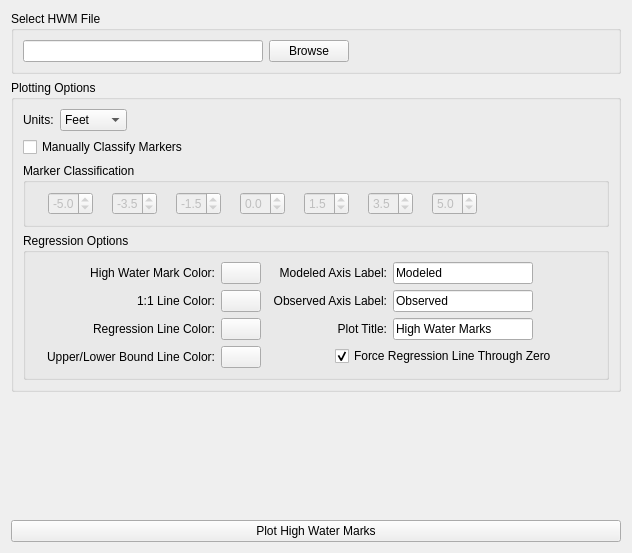
          <widget class="QWidget" name="tab_hwmData">
           <attribute name="title">
            <string>Data</string>
           </attribute>
           <layout class="QVBoxLayout" name="verticalLayout_15">
            <item>
             <widget class="QGroupBox" name="group_hwmfile">
              <property name="title">
               <string>Select HWM File</string>
              </property>
              <layout class="QHBoxLayout" name="horizontalLayout_18">
               <item>
                <layout class="QHBoxLayout" name="horizontalLayout_9">
                 <item>
                  <widget class="QLineEdit" name="Text_HWMFile"/>
                 </item>
                 <item>
                  <widget class="QPushButton" name="browse_hwm">
                   <property name="text">
                    <string>Browse</string>
                   </property>
                  </widget>
                 </item>
                 <item>
                  <spacer name="horizontalSpacer_15">
                   <property name="orientation">
                    <enum>Qt::Horizontal</enum>
                   </property>
                   <property name="sizeHint" stdset="0">
                    <size>
                     <width>260</width>
                     <height>20</height>
                    </size>
                   </property>
                  </spacer>
                 </item>
                </layout>
               </item>
              </layout>
             </widget>
            </item>
            <item>
             <widget class="QGroupBox" name="group_outerhwmclass">
              <property name="title">
               <string>Plotting Options</string>
              </property>
              <layout class="QVBoxLayout" name="verticalLayout_12">
               <item>
                <layout class="QHBoxLayout" name="horizontalLayout_35">
                 <item>
                  <widget class="QLabel" name="label_hwmunits">
                   <property name="text">
                    <string>Units:</string>
                   </property>
                  </widget>
                 </item>
                 <item>
                  <widget class="QComboBox" name="combo_hwmunits">
                   <item>
                    <property name="text">
                     <string>Feet</string>
                    </property>
                   </item>
                   <item>
                    <property name="text">
                     <string>Meters</string>
                    </property>
                   </item>
                  </widget>
                 </item>
                 <item>
                  <spacer name="horizontalSpacer_6">
                   <property name="orientation">
                    <enum>Qt::Horizontal</enum>
                   </property>
                   <property name="sizeHint" stdset="0">
                    <size>
                     <width>40</width>
                     <height>20</height>
                    </size>
                   </property>
                  </spacer>
                 </item>
                </layout>
               </item>
               <item>
                <widget class="QSplitter" name="splitter_2">
                 <property name="orientation">
                  <enum>Qt::Horizontal</enum>
                 </property>
                 <widget class="QCheckBox" name="check_manualHWM">
                  <property name="maximumSize">
                   <size>
                    <width>16777215</width>
                    <height>20</height>
                   </size>
                  </property>
                  <property name="text">
                   <string>Manually Classify Markers</string>
                  </property>
                 </widget>
                </widget>
               </item>
               <item>
                <widget class="QGroupBox" name="group_hwmclass">
                 <property name="title">
                  <string>Marker Classification</string>
                 </property>
                 <property name="flat">
                  <bool>false</bool>
                 </property>
                 <property name="checkable">
                  <bool>false</bool>
                 </property>
                 <layout class="QHBoxLayout" name="horizontalLayout_19">
                  <item>
                   <layout class="QHBoxLayout" name="horizontalLayout_8">
                    <item>
                     <widget class="QLabel" name="img_purple_2">
                      <property name="text">
                       <string/>
                      </property>
                      <property name="pixmap">
                       <pixmap resource="ADCvalidatior.qrc">:/img/mm_20_purple.png</pixmap>
                      </property>
                     </widget>
                    </item>
                    <item>
                     <widget class="QDoubleSpinBox" name="spin_class0">
                      <property name="enabled">
                       <bool>false</bool>
                      </property>
                      <property name="minimumSize">
                       <size>
                        <width>45</width>
                        <height>0</height>
                       </size>
                      </property>
                      <property name="maximumSize">
                       <size>
                        <width>45</width>
                        <height>16777215</height>
                       </size>
                      </property>
                      <property name="decimals">
                       <number>1</number>
                      </property>
                      <property name="minimum">
                       <double>-100.000000000000000</double>
                      </property>
                      <property name="value">
                       <double>-5.000000000000000</double>
                      </property>
                     </widget>
                    </item>
                    <item>
                     <widget class="QLabel" name="img_blue_2">
                      <property name="text">
                       <string/>
                      </property>
                      <property name="pixmap">
                       <pixmap resource="ADCvalidatior.qrc">:/img/mm_20_darkblue.png</pixmap>
                      </property>
                     </widget>
                    </item>
                    <item>
                     <widget class="QDoubleSpinBox" name="spin_class1">
                      <property name="enabled">
                       <bool>false</bool>
                      </property>
                      <property name="minimumSize">
                       <size>
                        <width>45</width>
                        <height>0</height>
                       </size>
                      </property>
                      <property name="maximumSize">
                       <size>
                        <width>45</width>
                        <height>16777215</height>
                       </size>
                      </property>
                      <property name="decimals">
                       <number>1</number>
                      </property>
                      <property name="minimum">
                       <double>-100.000000000000000</double>
                      </property>
                      <property name="value">
                       <double>-3.500000000000000</double>
                      </property>
                     </widget>
                    </item>
                    <item>
                     <widget class="QLabel" name="img_lightblue_2">
                      <property name="text">
                       <string/>
                      </property>
                      <property name="pixmap">
                       <pixmap resource="ADCvalidatior.qrc">:/img/mm_20_lightblue.png</pixmap>
                      </property>
                     </widget>
                    </item>
                    <item>
                     <widget class="QDoubleSpinBox" name="spin_class2">
                      <property name="enabled">
                       <bool>false</bool>
                      </property>
                      <property name="minimumSize">
                       <size>
                        <width>45</width>
                        <height>0</height>
                       </size>
                      </property>
                      <property name="maximumSize">
                       <size>
                        <width>45</width>
                        <height>16777215</height>
                       </size>
                      </property>
                      <property name="decimals">
                       <number>1</number>
                      </property>
                      <property name="minimum">
                       <double>-100.000000000000000</double>
                      </property>
                      <property name="value">
                       <double>-1.500000000000000</double>
                      </property>
                     </widget>
                    </item>
                    <item>
                     <widget class="QLabel" name="img_dkgreen_2">
                      <property name="text">
                       <string/>
                      </property>
                      <property name="pixmap">
                       <pixmap resource="ADCvalidatior.qrc">:/img/mm_20_darkgreen.png</pixmap>
                      </property>
                     </widget>
                    </item>
                    <item>
                     <widget class="QDoubleSpinBox" name="spin_class3">
                      <property name="enabled">
                       <bool>false</bool>
                      </property>
                      <property name="minimumSize">
                       <size>
                        <width>45</width>
                        <height>0</height>
                       </size>
                      </property>
                      <property name="maximumSize">
                       <size>
                        <width>45</width>
                        <height>16777215</height>
                       </size>
                      </property>
                      <property name="decimals">
                       <number>1</number>
                      </property>
                      <property name="minimum">
                       <double>-100.000000000000000</double>
                      </property>
                     </widget>
                    </item>
                    <item>
                     <widget class="QLabel" name="img_ltgreen_2">
                      <property name="text">
                       <string/>
                      </property>
                      <property name="pixmap">
                       <pixmap resource="ADCvalidatior.qrc">:/img/mm_20_lightgreen.png</pixmap>
                      </property>
                     </widget>
                    </item>
                    <item>
                     <widget class="QDoubleSpinBox" name="spin_class4">
                      <property name="enabled">
                       <bool>false</bool>
                      </property>
                      <property name="minimumSize">
                       <size>
                        <width>45</width>
                        <height>0</height>
                       </size>
                      </property>
                      <property name="maximumSize">
                       <size>
                        <width>45</width>
                        <height>16777215</height>
                       </size>
                      </property>
                      <property name="decimals">
                       <number>1</number>
                      </property>
                      <property name="minimum">
                       <double>-100.000000000000000</double>
                      </property>
                      <property name="value">
                       <double>1.500000000000000</double>
                      </property>
                     </widget>
                    </item>
                    <item>
                     <widget class="QLabel" name="img_yellow_2">
                      <property name="text">
                       <string/>
                      </property>
                      <property name="pixmap">
                       <pixmap resource="ADCvalidatior.qrc">:/img/mm_20_yellow.png</pixmap>
                      </property>
                     </widget>
                    </item>
                    <item>
                     <widget class="QDoubleSpinBox" name="spin_class5">
                      <property name="enabled">
                       <bool>false</bool>
                      </property>
                      <property name="minimumSize">
                       <size>
                        <width>45</width>
                        <height>0</height>
                       </size>
                      </property>
                      <property name="maximumSize">
                       <size>
                        <width>45</width>
                        <height>16777215</height>
                       </size>
                      </property>
                      <property name="decimals">
                       <number>1</number>
                      </property>
                      <property name="minimum">
                       <double>-100.000000000000000</double>
                      </property>
                      <property name="value">
                       <double>3.500000000000000</double>
                      </property>
                     </widget>
                    </item>
                    <item>
                     <widget class="QLabel" name="img_orange_2">
                      <property name="text">
                       <string/>
                      </property>
                      <property name="pixmap">
                       <pixmap resource="ADCvalidatior.qrc">:/img/mm_20_darkorange.png</pixmap>
                      </property>
                     </widget>
                    </item>
                    <item>
                     <widget class="QDoubleSpinBox" name="spin_class6">
                      <property name="enabled">
                       <bool>false</bool>
                      </property>
                      <property name="minimumSize">
                       <size>
                        <width>45</width>
                        <height>0</height>
                       </size>
                      </property>
                      <property name="maximumSize">
                       <size>
                        <width>45</width>
                        <height>16777215</height>
                       </size>
                      </property>
                      <property name="decimals">
                       <number>1</number>
                      </property>
                      <property name="minimum">
                       <double>-100.000000000000000</double>
                      </property>
                      <property name="value">
                       <double>5.000000000000000</double>
                      </property>
                     </widget>
                    </item>
                    <item>
                     <widget class="QLabel" name="img_red_2">
                      <property name="pixmap">
                       <pixmap resource="ADCvalidatior.qrc">:/img/mm_20_red.png</pixmap>
                      </property>
                     </widget>
                    </item>
                    <item>
                     <spacer name="horizontalSpacer_19">
                      <property name="orientation">
                       <enum>Qt::Horizontal</enum>
                      </property>
                      <property name="sizeHint" stdset="0">
                       <size>
                        <width>40</width>
                        <height>20</height>
                       </size>
                      </property>
                     </spacer>
                    </item>
                   </layout>
                  </item>
                 </layout>
                </widget>
               </item>
               <item>
                <widget class="QGroupBox" name="groupBox_2">
                 <property name="title">
                  <string>Regression Options</string>
                 </property>
                 <layout class="QHBoxLayout" name="horizontalLayout_30">
                  <item>
                   <layout class="QVBoxLayout" name="verticalLayout_11">
                    <item>
                     <layout class="QHBoxLayout" name="horizontalLayout_25">
                      <item>
                       <widget class="QLabel" name="label_hwmcolor">
                        <property name="minimumSize">
                         <size>
                          <width>180</width>
                          <height>0</height>
                         </size>
                        </property>
                        <property name="maximumSize">
                         <size>
                          <width>180</width>
                          <height>16777215</height>
                         </size>
                        </property>
                        <property name="text">
                         <string>High Water Mark Color:</string>
                        </property>
                        <property name="alignment">
                         <set>Qt::AlignRight|Qt::AlignTrailing|Qt::AlignVCenter</set>
                        </property>
                       </widget>
                      </item>
                      <item>
                       <widget class="QPushButton" name="button_hwmcolor">
                        <property name="text">
                         <string/>
                        </property>
                       </widget>
                      </item>
                     </layout>
                    </item>
                    <item>
                     <layout class="QHBoxLayout" name="horizontalLayout_26">
                      <item>
                       <widget class="QLabel" name="label_121linecolor">
                        <property name="minimumSize">
                         <size>
                          <width>180</width>
                          <height>0</height>
                         </size>
                        </property>
                        <property name="maximumSize">
                         <size>
                          <width>180</width>
                          <height>16777215</height>
                         </size>
                        </property>
                        <property name="text">
                         <string>1:1 Line Color:</string>
                        </property>
                        <property name="alignment">
                         <set>Qt::AlignRight|Qt::AlignTrailing|Qt::AlignVCenter</set>
                        </property>
                       </widget>
                      </item>
                      <item>
                       <widget class="QPushButton" name="button_121linecolor">
                        <property name="text">
                         <string/>
                        </property>
                       </widget>
                      </item>
                     </layout>
                    </item>
                    <item>
                     <layout class="QHBoxLayout" name="horizontalLayout_27">
                      <item>
                       <widget class="QLabel" name="label_reglinecolor">
                        <property name="minimumSize">
                         <size>
                          <width>180</width>
                          <height>0</height>
                         </size>
                        </property>
                        <property name="maximumSize">
                         <size>
                          <width>180</width>
                          <height>16777215</height>
                         </size>
                        </property>
                        <property name="text">
                         <string>Regression Line Color:</string>
                        </property>
                        <property name="alignment">
                         <set>Qt::AlignRight|Qt::AlignTrailing|Qt::AlignVCenter</set>
                        </property>
                       </widget>
                      </item>
                      <item>
                       <widget class="QPushButton" name="button_reglinecolor">
                        <property name="text">
                         <string/>
                        </property>
                       </widget>
                      </item>
                     </layout>
                    </item>
                    <item>
                     <layout class="QHBoxLayout" name="horizontalLayout_28">
                      <item>
                       <widget class="QLabel" name="label_boundlinecolor">
                        <property name="minimumSize">
                         <size>
                          <width>180</width>
                          <height>0</height>
                         </size>
                        </property>
                        <property name="maximumSize">
                         <size>
                          <width>180</width>
                          <height>16777215</height>
                         </size>
                        </property>
                        <property name="text">
                         <string>Upper/Lower Bound Line Color:</string>
                        </property>
                        <property name="alignment">
                         <set>Qt::AlignRight|Qt::AlignTrailing|Qt::AlignVCenter</set>
                        </property>
                       </widget>
                      </item>
                      <item>
                       <widget class="QPushButton" name="button_boundlinecolor">
                        <property name="text">
                         <string/>
                        </property>
                       </widget>
                      </item>
                     </layout>
                    </item>
                   </layout>
                  </item>
                  <item>
                   <layout class="QVBoxLayout" name="verticalLayout_10">
                    <item>
                     <layout class="QHBoxLayout" name="horizontalLayout_24">
                      <item>
                       <widget class="QLabel" name="label_modeledhwmlabel">
                        <property name="minimumSize">
                         <size>
                          <width>120</width>
                          <height>0</height>
                         </size>
                        </property>
                        <property name="maximumSize">
                         <size>
                          <width>120</width>
                          <height>16777215</height>
                         </size>
                        </property>
                        <property name="text">
                         <string>Modeled Axis Label:</string>
                        </property>
                        <property name="alignment">
                         <set>Qt::AlignRight|Qt::AlignTrailing|Qt::AlignVCenter</set>
                        </property>
                       </widget>
                      </item>
                      <item>
                       <widget class="QLineEdit" name="text_adchwmaxislabel">
                        <property name="minimumSize">
                         <size>
                          <width>140</width>
                          <height>0</height>
                         </size>
                        </property>
                        <property name="maximumSize">
                         <size>
                          <width>140</width>
                          <height>16777215</height>
                         </size>
                        </property>
                        <property name="text">
                         <string>Modeled</string>
                        </property>
                       </widget>
                      </item>
                      <item>
                       <spacer name="horizontalSpacer_21">
                        <property name="orientation">
                         <enum>Qt::Horizontal</enum>
                        </property>
                        <property name="sizeHint" stdset="0">
                         <size>
                          <width>40</width>
                          <height>20</height>
                         </size>
                        </property>
                       </spacer>
                      </item>
                     </layout>
                    </item>
                    <item>
                     <layout class="QHBoxLayout" name="horizontalLayout_16">
                      <item>
                       <widget class="QLabel" name="label_measuredhwmlabel">
                        <property name="minimumSize">
                         <size>
                          <width>120</width>
                          <height>0</height>
                         </size>
                        </property>
                        <property name="maximumSize">
                         <size>
                          <width>120</width>
                          <height>16777215</height>
                         </size>
                        </property>
                        <property name="text">
                         <string>Observed Axis Label:</string>
                        </property>
                        <property name="alignment">
                         <set>Qt::AlignRight|Qt::AlignTrailing|Qt::AlignVCenter</set>
                        </property>
                       </widget>
                      </item>
                      <item>
                       <widget class="QLineEdit" name="text_measuredhwmaxislabel">
                        <property name="minimumSize">
                         <size>
                          <width>140</width>
                          <height>0</height>
                         </size>
                        </property>
                        <property name="maximumSize">
                         <size>
                          <width>140</width>
                          <height>16777215</height>
                         </size>
                        </property>
                        <property name="text">
                         <string>Observed</string>
                        </property>
                       </widget>
                      </item>
                      <item>
                       <spacer name="horizontalSpacer_20">
                        <property name="orientation">
                         <enum>Qt::Horizontal</enum>
                        </property>
                        <property name="sizeHint" stdset="0">
                         <size>
                          <width>40</width>
                          <height>20</height>
                         </size>
                        </property>
                       </spacer>
                      </item>
                     </layout>
                    </item>
                    <item>
                     <layout class="QHBoxLayout" name="horizontalLayout_33">
                      <item>
                       <widget class="QLabel" name="label_hwmplottitle">
                        <property name="minimumSize">
                         <size>
                          <width>120</width>
                          <height>0</height>
                         </size>
                        </property>
                        <property name="maximumSize">
                         <size>
                          <width>120</width>
                          <height>16777215</height>
                         </size>
                        </property>
                        <property name="text">
                         <string>Plot Title:</string>
                        </property>
                        <property name="alignment">
                         <set>Qt::AlignRight|Qt::AlignTrailing|Qt::AlignVCenter</set>
                        </property>
                       </widget>
                      </item>
                      <item>
                       <widget class="QLineEdit" name="text_hwmplottitle">
                        <property name="minimumSize">
                         <size>
                          <width>140</width>
                          <height>0</height>
                         </size>
                        </property>
                        <property name="maximumSize">
                         <size>
                          <width>140</width>
                          <height>16777215</height>
                         </size>
                        </property>
                        <property name="text">
                         <string>High Water Marks</string>
                        </property>
                       </widget>
                      </item>
                      <item>
                       <spacer name="horizontalSpacer_13">
                        <property name="orientation">
                         <enum>Qt::Horizontal</enum>
                        </property>
                        <property name="sizeHint" stdset="0">
                         <size>
                          <width>40</width>
                          <height>20</height>
                         </size>
                        </property>
                       </spacer>
                      </item>
                     </layout>
                    </item>
                    <item>
                     <layout class="QHBoxLayout" name="horizontalLayout_29">
                      <item>
                       <spacer name="horizontalSpacer_7">
                        <property name="orientation">
                         <enum>Qt::Horizontal</enum>
                        </property>
                        <property name="sizeType">
                         <enum>QSizePolicy::Fixed</enum>
                        </property>
                        <property name="sizeHint" stdset="0">
                         <size>
                          <width>68</width>
                          <height>20</height>
                         </size>
                        </property>
                       </spacer>
                      </item>
                      <item>
                       <widget class="QCheckBox" name="check_forceregthroughzero">
                        <property name="text">
                         <string>Force Regression Line Through Zero</string>
                        </property>
                        <property name="checked">
                         <bool>true</bool>
                        </property>
                       </widget>
                      </item>
                      <item>
                       <spacer name="horizontalSpacer_22">
                        <property name="orientation">
                         <enum>Qt::Horizontal</enum>
                        </property>
                        <property name="sizeHint" stdset="0">
                         <size>
                          <width>40</width>
                          <height>20</height>
                         </size>
                        </property>
                       </spacer>
                      </item>
                     </layout>
                    </item>
                   </layout>
                  </item>
                 </layout>
                </widget>
               </item>
              </layout>
             </widget>
            </item>
            <item>
             <spacer name="verticalSpacer">
              <property name="orientation">
               <enum>Qt::Vertical</enum>
              </property>
              <property name="sizeHint" stdset="0">
               <size>
                <width>20</width>
                <height>122</height>
               </size>
              </property>
             </spacer>
            </item>
            <item>
             <widget class="QPushButton" name="button_processHWM">
              <property name="text">
               <string>Plot High Water Marks</string>
              </property>
             </widget>
            </item>
           </layout>
          </widget>
